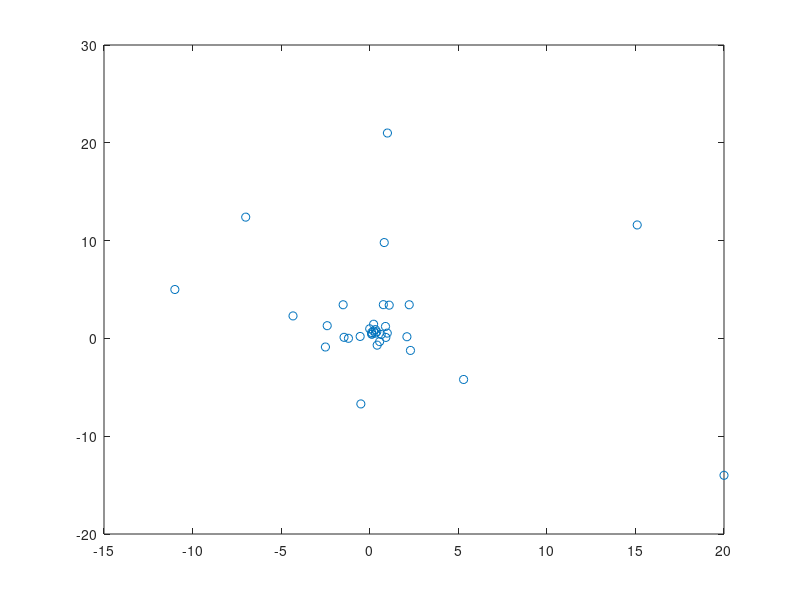

Here is the MATLAB script that generated this plot:
X1 = [...
   -11 5
   0.11 0.44
   0.33 0.54
   0.21 0.76
   0.89 1.22
   -1.45 0.11
   0.82 9.8
   5.3 -4.2
   0.99 0.54
   -0.54 0.2
   1 21
   0.77 3.45
   -4.33 2.3  
  20 -14
  1.1 3.4
  0.111 0.6
  0.65 0.4
  0.32 0.9
  2.1 0.17
  0 0.98
  2.23 3.44
  15.1 11.6
  -7 12.4
  2.3 -1.23
  -1.5 3.44
  0.4 0.67
  0.56 -0.33
  0.22 1.45
  -2.5 -0.88
  0.91 0.1
  0.13 0.44
  0.42 -0.69
  -1.2 0.01
  -0.5 -6.7
  -2.4 1.3
  
]';
figure

x = X1(1, :)
y = X1(2, :)
plot(x, y, "o")